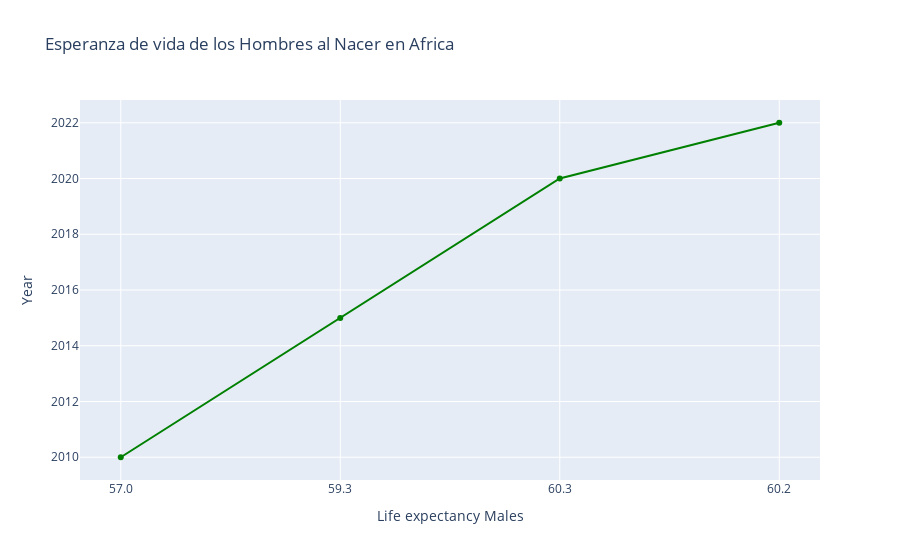

Notebook code cell kept with this figure:
### Code cell
# grafico de la espernza de bida la nacer de hombres
gf1 = go.Figure()
gf1.add_trace(go.Scatter(x = df_exmales['Life expectancy at birth for males'] , y = df_exmales['Year'],
                        name = 'Life expectancy', line = dict(color = 'green')))
gf1.update_layout(title = 'Esperanza de vida de los Hombres al Nacer en Africa',
                 xaxis_title = 'Life expectancy Males',
                 yaxis_title = 'Year')
gf1.show()

### Figure 1 — Plotly figure (JSON) as saved in the notebook; plotly's stock layout.template omitted (floating-point values rounded to 4 significant figures)
{"data": [{"line": {"color": "green"}, "name": "Life expectancy", "type": "scatter", "x": ["57.0", "59.3", "60.3", "60.2"], "y": [2010, 2015, 2020, 2022]}], "layout": {"title": {"text": "Esperanza de vida de los Hombres al Nacer en Africa"}, "xaxis": {"title": {"text": "Life expectancy Males"}}, "yaxis": {"title": {"text": "Year"}}}}
